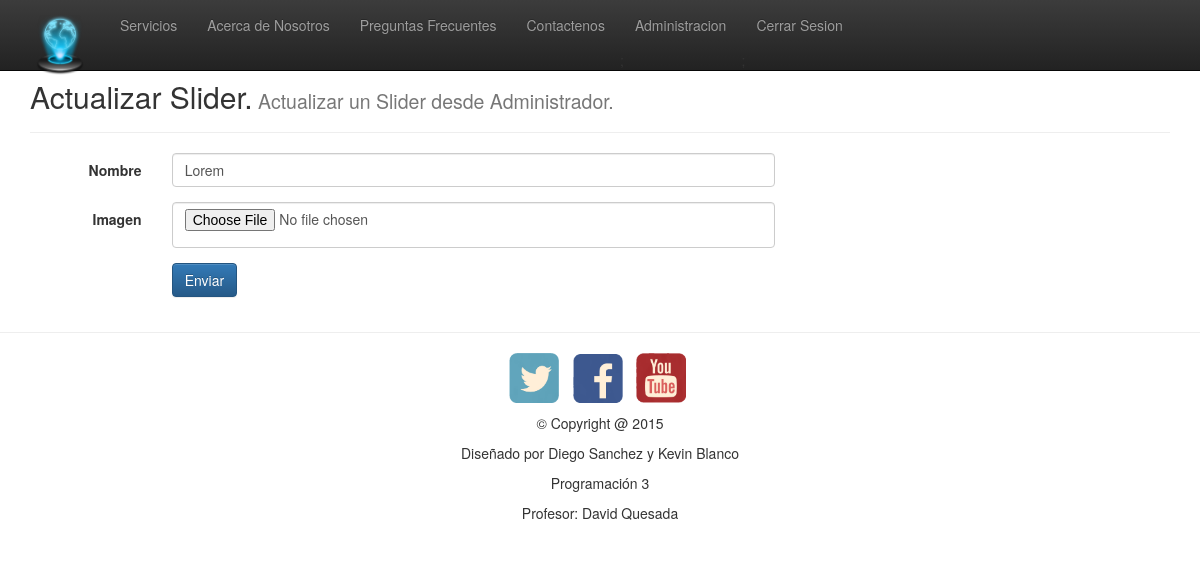
/admin/actualizar-slider.php?id=1 (signed in), run on an earlier commit of the app's database.
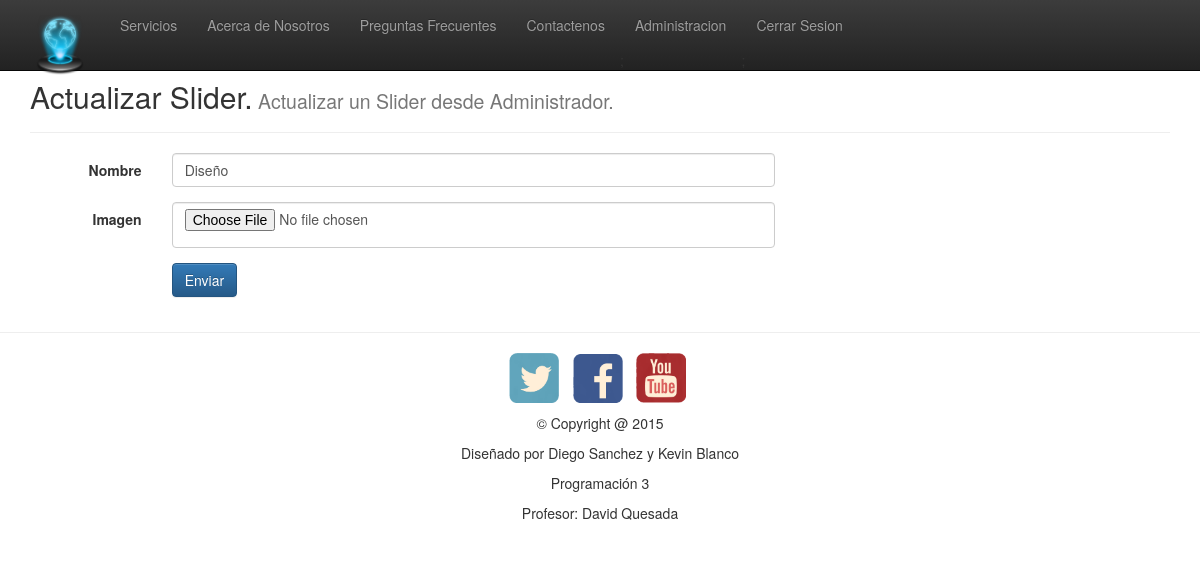
And on a later commit of the database.
### tables this page shows
CREATE TABLE IF NOT EXISTS `slider` (
  `id` tinyint(4) NOT NULL AUTO_INCREMENT,
  `nombre` varchar(40) NOT NULL,
  `ruta` varchar(80) NOT NULL,
  PRIMARY KEY (`id`)
);

### common/dbConnection.php (called while the page is built, shortened)
<?php
    class Connect
    {
        private $hostname    = 'localhost';
        private $username    = 'root';
        private $password    = '';
        private $database    = 'proyecto-progra3';
        private $slider = array();
        public function getHostname(){
            return $this->hostname;
        }
        public function getUsername(){
            return $this->username;
        }
        public function getPassword(){
            return $this->password;
        }
        public function getSchema(){
            return $this->database;
        }
        public function connectDb()
        {
           try {
             $connexion = mysqli_connect(
                    $this->getHostname(),
                    $this->getUsername(),
                    $this->getPassword(),
                    $this->getSchema()
                ) OR DIE ('Error de Conexión');
                return $connexion;
            } catch (Exception $e) {
                echo $e->getMessage;
            }
        }
       public function getUnSlider($id) {
           try {
               $sql = 'SELECT * FROM slider WHERE id="' . $id .'"';
               $query = mysqli_query (
                       $this->connectDb(),
                       $sql
                   );
               $this->sliderInfo = mysqli_fetch_assoc($query);
               return $this->sliderInfo;
           } catch (Exception $e) {
               echo $e->getMessage();
           }
           return $this->slider;
       }
    }
?>

### admin/actualizar-slider.php (the view, shortened to what this page needs)
<?php
  include 'header.php';
 ?>
<?php if (isset($_SESSION['estado']) && $_SESSION['estado'] == '1') { ?>
<?php
  include '../common/dbConnection.php';
  $connexion= new Connect;
  $slider=$connexion->getUnSlider($_GET["id"]);
 ?>
  <div class="container">
    <section>
      <div class="page-header" id="actualizar-Slider">
          <h2>Actualizar Slider.<small> Actualizar un Slider desde Administrador.</small></h2>
        </div>
        <div class="col-lg-8">
            <form action="../common/valid-actualizar-slider.php" class="form-horizontal" method="POST" enctype="multipart/form-data">
              <div class="form-group">
                <label for="user-name" class="col-lg-2 control-label">Nombre </label>
                 <div class="col-lg-10">
                  <input type="text" class="form-control" name="nombre" value="<?php echo $slider['nombre']; ?>" placeholder="" >
                </div>
              </div>
              <div class="form-group">
                <label for="user-name" class="col-lg-2 control-label">Imagen</label>
                <div class="col-lg-10">
                  <input type="file" class="form-control-imagen" id="imagen" name="imagen">
                </div>
              </div>
              <div class="form-group">
                <div class="col-lg-10 col-lg-offset-2">
                  <button type="submit" class="btn btn-primary">Enviar</button>
                </div>
              </div>
            </form>
          </div>
        </div>
  <?php } else{
  header('Location: login.php');
  }
?>
<?php
  include 'footer.php';
 ?>

What changed in the data, as far as the page shows it:
changed slider: nombre "Lorem" → "Diseño"
